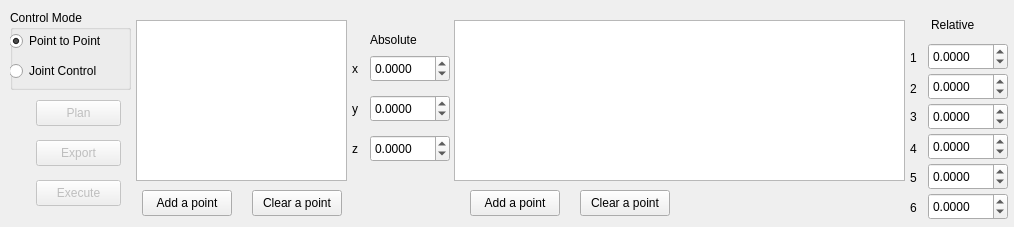
<?xml version="1.0" encoding="UTF-8"?>
<ui version="4.0">
 <class>RADOE_plugin</class>
 <widget class="QWidget" name="RADOE_plugin">
  <property name="geometry">
   <rect>
    <x>0</x>
    <y>0</y>
    <width>1014</width>
    <height>227</height>
   </rect>
  </property>
  <property name="minimumSize">
   <size>
    <width>50</width>
    <height>200</height>
   </size>
  </property>
  <property name="acceptDrops">
   <bool>true</bool>
  </property>
  <property name="windowTitle">
   <string>Form</string>
  </property>
  <property name="autoFillBackground">
   <bool>true</bool>
  </property>
  <widget class="QPushButton" name="save_button">
   <property name="enabled">
    <bool>false</bool>
   </property>
   <property name="geometry">
    <rect>
     <x>36</x>
     <y>140</y>
     <width>85</width>
     <height>26</height>
    </rect>
   </property>
   <property name="text">
    <string>Export</string>
   </property>
  </widget>
  <widget class="QPushButton" name="plan_button">
   <property name="enabled">
    <bool>false</bool>
   </property>
   <property name="geometry">
    <rect>
     <x>36</x>
     <y>100</y>
     <width>85</width>
     <height>26</height>
    </rect>
   </property>
   <property name="text">
    <string>Plan</string>
   </property>
  </widget>
  <widget class="QPushButton" name="exe_button">
   <property name="enabled">
    <bool>false</bool>
   </property>
   <property name="geometry">
    <rect>
     <x>36</x>
     <y>180</y>
     <width>85</width>
     <height>26</height>
    </rect>
   </property>
   <property name="text">
    <string>Execute</string>
   </property>
  </widget>
  <widget class="QGroupBox" name="groupBox">
   <property name="geometry">
    <rect>
     <x>10</x>
     <y>10</y>
     <width>121</width>
     <height>80</height>
    </rect>
   </property>
   <property name="title">
    <string>Control Mode</string>
   </property>
   <widget class="QRadioButton" name="joint_control">
    <property name="geometry">
     <rect>
      <x>-1</x>
      <y>50</y>
      <width>117</width>
      <height>22</height>
     </rect>
    </property>
    <property name="text">
     <string>Joint Control</string>
    </property>
    <property name="checked">
     <bool>false</bool>
    </property>
   </widget>
   <widget class="QRadioButton" name="point2point">
    <property name="geometry">
     <rect>
      <x>-1</x>
      <y>20</y>
      <width>131</width>
      <height>22</height>
     </rect>
    </property>
    <property name="text">
     <string>Point to Point</string>
    </property>
    <property name="checked">
     <bool>true</bool>
    </property>
   </widget>
  </widget>
  <widget class="QPushButton" name="add_point_button">
   <property name="geometry">
    <rect>
     <x>142</x>
     <y>190</y>
     <width>90</width>
     <height>26</height>
    </rect>
   </property>
   <property name="text">
    <string>Add a point</string>
   </property>
  </widget>
  <widget class="QPushButton" name="clearpoints_button">
   <property name="geometry">
    <rect>
     <x>252</x>
     <y>190</y>
     <width>90</width>
     <height>26</height>
    </rect>
   </property>
   <property name="text">
    <string>Clear a point</string>
   </property>
  </widget>
  <widget class="QDoubleSpinBox" name="waypoint_x">
   <property name="geometry">
    <rect>
     <x>370</x>
     <y>55</y>
     <width>80</width>
     <height>27</height>
    </rect>
   </property>
   <property name="decimals">
    <number>4</number>
   </property>
   <property name="minimum">
    <double>-10.000000000000000</double>
   </property>
   <property name="maximum">
    <double>10.000000000000000</double>
   </property>
   <property name="singleStep">
    <double>0.010000000000000</double>
   </property>
  </widget>
  <widget class="QDoubleSpinBox" name="waypoint_y">
   <property name="geometry">
    <rect>
     <x>370</x>
     <y>95</y>
     <width>80</width>
     <height>27</height>
    </rect>
   </property>
   <property name="decimals">
    <number>4</number>
   </property>
   <property name="minimum">
    <double>-10.000000000000000</double>
   </property>
   <property name="maximum">
    <double>10.000000000000000</double>
   </property>
   <property name="singleStep">
    <double>0.010000000000000</double>
   </property>
  </widget>
  <widget class="QDoubleSpinBox" name="waypoint_z">
   <property name="geometry">
    <rect>
     <x>370</x>
     <y>135</y>
     <width>80</width>
     <height>27</height>
    </rect>
   </property>
   <property name="decimals">
    <number>4</number>
   </property>
   <property name="minimum">
    <double>-10.000000000000000</double>
   </property>
   <property name="maximum">
    <double>10.000000000000000</double>
   </property>
   <property name="singleStep">
    <double>0.010000000000000</double>
   </property>
  </widget>
  <widget class="QLabel" name="label">
   <property name="geometry">
    <rect>
     <x>352</x>
     <y>60</y>
     <width>16</width>
     <height>17</height>
    </rect>
   </property>
   <property name="text">
    <string>x</string>
   </property>
  </widget>
  <widget class="QLabel" name="label_2">
   <property name="geometry">
    <rect>
     <x>352</x>
     <y>100</y>
     <width>16</width>
     <height>17</height>
    </rect>
   </property>
   <property name="text">
    <string>y</string>
   </property>
  </widget>
  <widget class="QLabel" name="label_3">
   <property name="geometry">
    <rect>
     <x>352</x>
     <y>140</y>
     <width>16</width>
     <height>17</height>
    </rect>
   </property>
   <property name="text">
    <string>z</string>
   </property>
  </widget>
  <widget class="QListView" name="listView">
   <property name="geometry">
    <rect>
     <x>136</x>
     <y>20</y>
     <width>211</width>
     <height>161</height>
    </rect>
   </property>
   <property name="sizePolicy">
    <sizepolicy hsizetype="Expanding" vsizetype="Expanding">
     <horstretch>0</horstretch>
     <verstretch>0</verstretch>
    </sizepolicy>
   </property>
   <property name="frameShape">
    <enum>QFrame::StyledPanel</enum>
   </property>
   <property name="verticalScrollBarPolicy">
    <enum>Qt::ScrollBarAsNeeded</enum>
   </property>
   <property name="modelColumn">
    <number>0</number>
   </property>
  </widget>
  <widget class="QPushButton" name="clearpoints_joint_button">
   <property name="geometry">
    <rect>
     <x>580</x>
     <y>190</y>
     <width>90</width>
     <height>26</height>
    </rect>
   </property>
   <property name="text">
    <string>Clear a point</string>
   </property>
  </widget>
  <widget class="QLabel" name="label_7">
   <property name="geometry">
    <rect>
     <x>910</x>
     <y>108</y>
     <width>16</width>
     <height>17</height>
    </rect>
   </property>
   <property name="text">
    <string>3</string>
   </property>
  </widget>
  <widget class="QLabel" name="label_8">
   <property name="geometry">
    <rect>
     <x>910</x>
     <y>49</y>
     <width>16</width>
     <height>17</height>
    </rect>
   </property>
   <property name="text">
    <string>1</string>
   </property>
  </widget>
  <widget class="QListView" name="listView_joint">
   <property name="geometry">
    <rect>
     <x>454</x>
     <y>20</y>
     <width>451</width>
     <height>161</height>
    </rect>
   </property>
   <property name="sizePolicy">
    <sizepolicy hsizetype="Expanding" vsizetype="Expanding">
     <horstretch>0</horstretch>
     <verstretch>0</verstretch>
    </sizepolicy>
   </property>
   <property name="frameShape">
    <enum>QFrame::StyledPanel</enum>
   </property>
   <property name="verticalScrollBarPolicy">
    <enum>Qt::ScrollBarAsNeeded</enum>
   </property>
   <property name="modelColumn">
    <number>0</number>
   </property>
  </widget>
  <widget class="QDoubleSpinBox" name="waypoint_J3">
   <property name="geometry">
    <rect>
     <x>928</x>
     <y>103</y>
     <width>80</width>
     <height>27</height>
    </rect>
   </property>
   <property name="decimals">
    <number>4</number>
   </property>
   <property name="minimum">
    <double>-10.000000000000000</double>
   </property>
   <property name="maximum">
    <double>10.000000000000000</double>
   </property>
   <property name="singleStep">
    <double>0.010000000000000</double>
   </property>
  </widget>
  <widget class="QDoubleSpinBox" name="waypoint_J1">
   <property name="geometry">
    <rect>
     <x>928</x>
     <y>43</y>
     <width>80</width>
     <height>27</height>
    </rect>
   </property>
   <property name="decimals">
    <number>4</number>
   </property>
   <property name="minimum">
    <double>-10.000000000000000</double>
   </property>
   <property name="maximum">
    <double>10.000000000000000</double>
   </property>
   <property name="singleStep">
    <double>0.010000000000000</double>
   </property>
  </widget>
  <widget class="QLabel" name="label_12">
   <property name="geometry">
    <rect>
     <x>910</x>
     <y>80</y>
     <width>16</width>
     <height>17</height>
    </rect>
   </property>
   <property name="text">
    <string>2</string>
   </property>
  </widget>
  <widget class="QPushButton" name="add_point_joint_button">
   <property name="geometry">
    <rect>
     <x>470</x>
     <y>190</y>
     <width>90</width>
     <height>26</height>
    </rect>
   </property>
   <property name="text">
    <string>Add a point</string>
   </property>
  </widget>
  <widget class="QDoubleSpinBox" name="waypoint_J2">
   <property name="geometry">
    <rect>
     <x>928</x>
     <y>73</y>
     <width>80</width>
     <height>27</height>
    </rect>
   </property>
   <property name="decimals">
    <number>4</number>
   </property>
   <property name="minimum">
    <double>-10.000000000000000</double>
   </property>
   <property name="maximum">
    <double>10.000000000000000</double>
   </property>
   <property name="singleStep">
    <double>0.010000000000000</double>
   </property>
  </widget>
  <widget class="QDoubleSpinBox" name="waypoint_J4">
   <property name="geometry">
    <rect>
     <x>928</x>
     <y>133</y>
     <width>80</width>
     <height>27</height>
    </rect>
   </property>
   <property name="decimals">
    <number>4</number>
   </property>
   <property name="minimum">
    <double>-10.000000000000000</double>
   </property>
   <property name="maximum">
    <double>10.000000000000000</double>
   </property>
   <property name="singleStep">
    <double>0.010000000000000</double>
   </property>
  </widget>
  <widget class="QDoubleSpinBox" name="waypoint_J6">
   <property name="geometry">
    <rect>
     <x>928</x>
     <y>193</y>
     <width>80</width>
     <height>27</height>
    </rect>
   </property>
   <property name="decimals">
    <number>4</number>
   </property>
   <property name="minimum">
    <double>-10.000000000000000</double>
   </property>
   <property name="maximum">
    <double>10.000000000000000</double>
   </property>
   <property name="singleStep">
    <double>0.010000000000000</double>
   </property>
  </widget>
  <widget class="QDoubleSpinBox" name="waypoint_J5">
   <property name="geometry">
    <rect>
     <x>928</x>
     <y>163</y>
     <width>80</width>
     <height>27</height>
    </rect>
   </property>
   <property name="decimals">
    <number>4</number>
   </property>
   <property name="minimum">
    <double>-10.000000000000000</double>
   </property>
   <property name="maximum">
    <double>10.000000000000000</double>
   </property>
   <property name="singleStep">
    <double>0.010000000000000</double>
   </property>
  </widget>
  <widget class="QLabel" name="label_13">
   <property name="geometry">
    <rect>
     <x>910</x>
     <y>169</y>
     <width>16</width>
     <height>17</height>
    </rect>
   </property>
   <property name="text">
    <string>5</string>
   </property>
  </widget>
  <widget class="QLabel" name="label_9">
   <property name="geometry">
    <rect>
     <x>910</x>
     <y>199</y>
     <width>16</width>
     <height>17</height>
    </rect>
   </property>
   <property name="text">
    <string>6</string>
   </property>
  </widget>
  <widget class="QLabel" name="label_10">
   <property name="geometry">
    <rect>
     <x>910</x>
     <y>140</y>
     <width>16</width>
     <height>17</height>
    </rect>
   </property>
   <property name="text">
    <string>4</string>
   </property>
  </widget>
  <widget class="QLabel" name="label_4">
   <property name="geometry">
    <rect>
     <x>931</x>
     <y>15</y>
     <width>67</width>
     <height>20</height>
    </rect>
   </property>
   <property name="text">
    <string>Relative</string>
   </property>
  </widget>
  <widget class="QLabel" name="label_5">
   <property name="geometry">
    <rect>
     <x>370</x>
     <y>30</y>
     <width>67</width>
     <height>20</height>
    </rect>
   </property>
   <property name="text">
    <string>Absolute</string>
   </property>
  </widget>
 </widget>
 <resources/>
 <connections/>
</ui>
